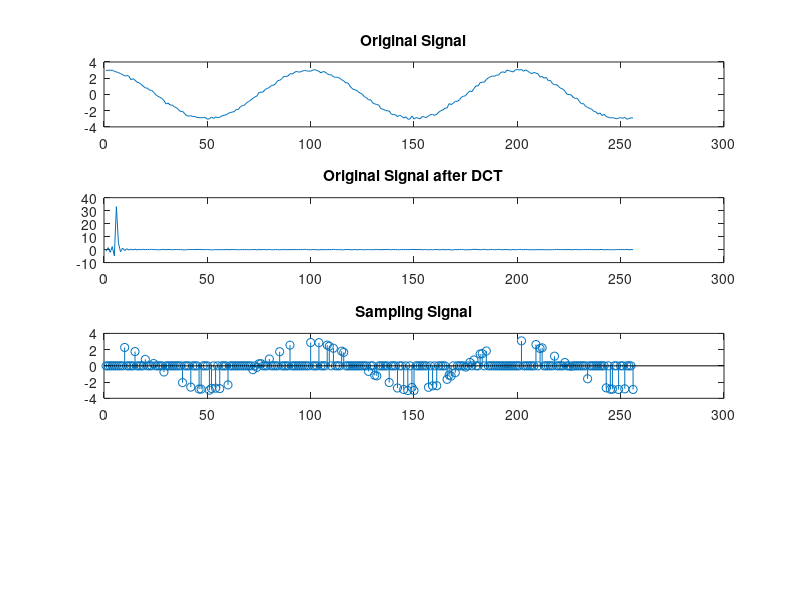

Reproduce this figure in MATLAB. (Note: this script raises an error after producing the figure.)
close all; clear; clc;
N = 256;            % the length of the whole signal
M = 64;            % the sampling data length
T = 1:N;
rng(10);
org_sig = 3 * cos(2*pi*T/100)' + randn(N, 1) * 0.1;
% org_sig = randn(N, 1) * 100 + 20;

% figure setting:
total_fig = 4;
col_fig = 1;

figure(1);
% plot orignal signal
subplot(total_fig, col_fig, 1);
plot(T, org_sig);
title('Original Signal');

% plot signal after DCT.
subplot(total_fig, col_fig, 2);
plot(T, dct(org_sig));
title('Original Signal after DCT');

s_T = randperm(N, M);

samp_mat = eye(N);
show_sam_max = zeros(1, N);
show_sam_max(s_T) = 1;
show_SMat = diag(show_sam_max);

Phi = samp_mat(s_T, :);

y = Phi * org_sig;

subplot(total_fig, col_fig, 3);
stem(T, show_SMat * org_sig);
title('Sampling Signal');

Psi = dct(eye(N));

A = Phi * Psi;  % sensing matrix

theta = BP_linprog(y, A);
recovery = Psi * theta;  % x = Psi * theta

%% plot
subplot(total_fig, col_fig, 4);
plot(recovery,'k.-'); % recovery signal
hold on;
plot(org_sig,'r'); % original signal
title('Original Signal vs Recovery');
hold off;
legend('Recovery','Original');
fprintf('\n the error of recovery:');
norm((recovery - org_sig)) % output error